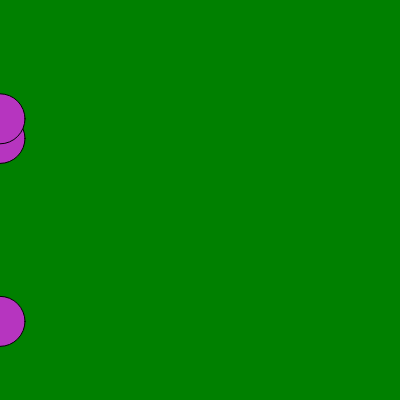
Frame 1 (no input)
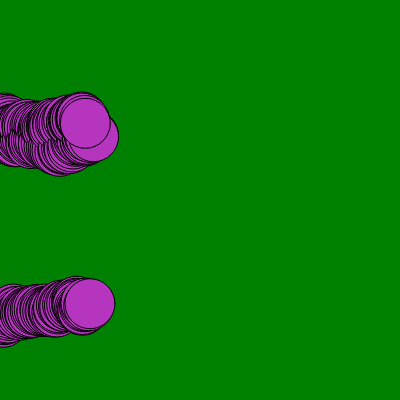
Frame 60 (no input)
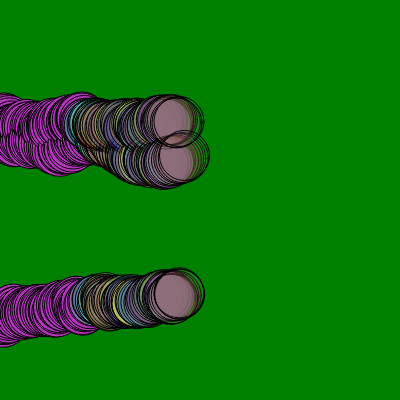
Frame 120 (the mouse pressed at the canvas centre since frame 60)

The p5.js sketch that drew these frames (run headless with seeded random() and noise() and a simulated clock; from frame 60 on, the mouse is pressed at the canvas centre):

// p5.js sketch
// ── sketch.js
let cor;
let circuloX;
let circuloY;

function setup() {
  createCanvas(400, 400);
  background ("green");
  cor = color (random(0, 255), random(0, 255), random(0, 255));
  circuloX = [0,0,0];
  circuloY = [random (height),random (height),random (height)];
}

// circuloX = 0,0,0
// circuloY = 300,150,50

function draw() {
  fill (cor);
  
  // console.log (circuloX.lenght);
  for (let contador in circuloX) {
    console.log (contador);
    circle (circuloX [contador],circuloY [contador], 50);
    circuloX [contador]+=random (0,3);
    circuloY [contador]+=random (-3,3);

  if (circuloX[contador] >= width) {
    circuloX [contador] = 0;
    circuloY [contador] = random (height);
  }
    
}
  
  if(mouseIsPressed) {
    cor = color (random(0, 255), random(0, 255), random(0, 255), random(0, 100));
  }
}
